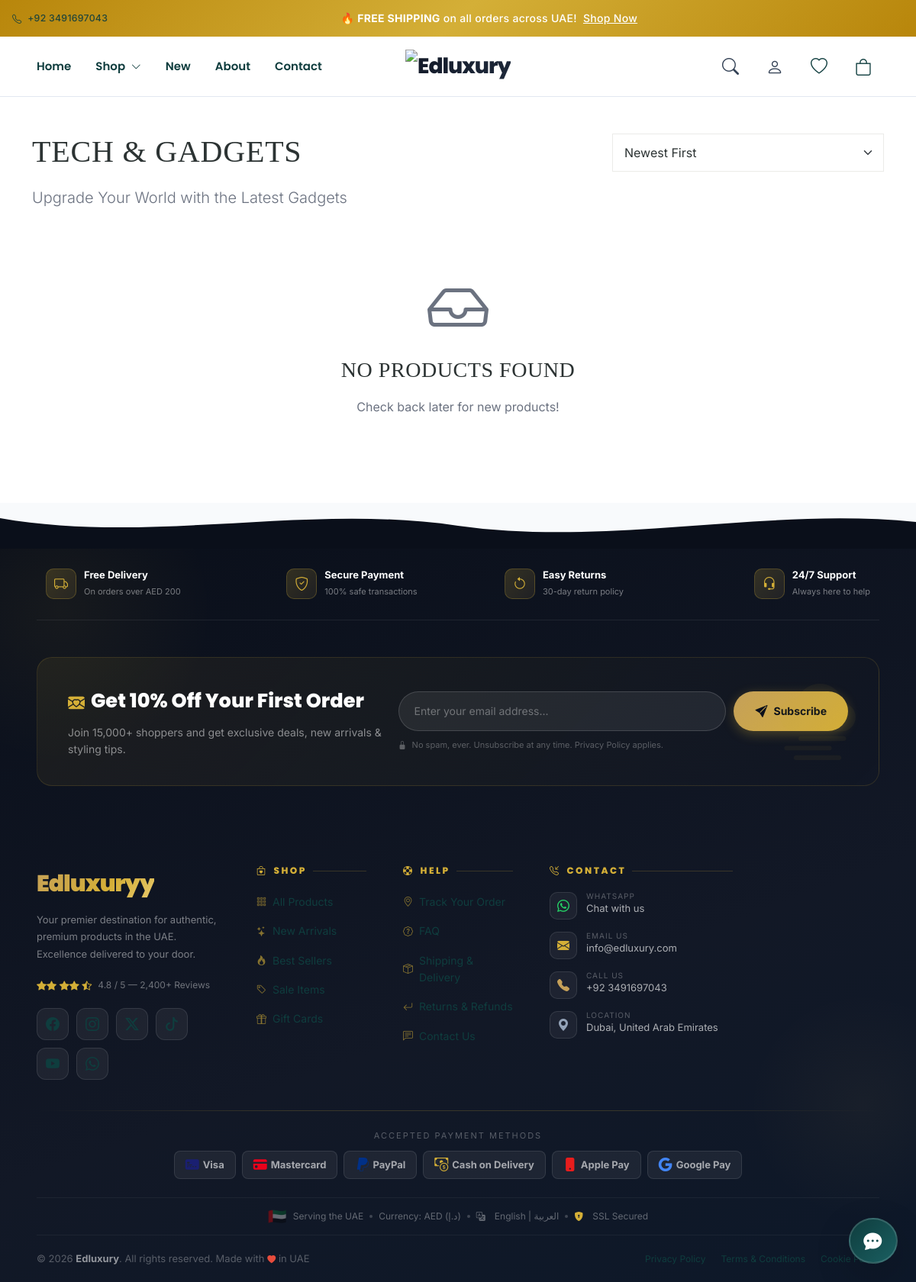
Page /collection.php?slug=tech-gadgets on the committed database.
### tables this page shows
CREATE TABLE `collections` (
  `id` int(11) UNSIGNED NOT NULL,
  `name` varchar(100) NOT NULL,
  `name_ar` varchar(255) DEFAULT NULL,
  `slug` varchar(100) NOT NULL,
  `description` text DEFAULT NULL,
  `image` varchar(255) DEFAULT NULL,
  `meta_title` varchar(200) DEFAULT NULL,
  `meta_description` text DEFAULT NULL,
  `status` enum('active','inactive') DEFAULT 'active',
  `sort_order` int(11) DEFAULT 0,
  `created_at` timestamp NOT NULL DEFAULT current_timestamp(),
  `updated_at` timestamp NOT NULL DEFAULT current_timestamp() ON UPDATE current_timestamp()
);

### includes/Helpers.php (called while the page is built, shortened)
<?php
class Helpers
{
    public static function asset($path)
    {
        return ASSETS_URL . '/' . ltrim($path, '/');
    }
}

### config/config.php (called while the page is built, shortened)
<?php
spl_autoload_register(function ($class) {
    $paths = [
        INCLUDES_PATH . '/' . $class . '.php',
        INCLUDES_PATH . '/models/' . $class . '.php',
        ADMIN_PATH . '/controllers/' . $class . '.php',
    ];
    foreach ($paths as $path) {
        if (file_exists($path)) {
            return;
        }
    }
});

### includes/Database.php (called while the page is built, shortened)
<?php
class Database
{
    private static $instance = null;
    private $connection;
    private function __construct()
    {
        try {
            $dsn = "mysql:host=" . DB_HOST . ";dbname=" . DB_NAME . ";charset=" . DB_CHARSET;
            $options = [
                PDO::ATTR_ERRMODE => PDO::ERRMODE_EXCEPTION,
                PDO::ATTR_DEFAULT_FETCH_MODE => PDO::FETCH_ASSOC,
                PDO::ATTR_EMULATE_PREPARES => false,
                PDO::MYSQL_ATTR_INIT_COMMAND => "SET NAMES " . DB_CHARSET
            ];
            $this->connection = new PDO($dsn, DB_USER, DB_PASS, $options);
        } catch (PDOException $e) {
            die("Database connection failed: " . $e->getMessage());
        }
    }
    public static function getInstance()
    {
        if (self::$instance === null) {
            self::$instance = new self();
        }
        return self::$instance;
    }
    public function query($sql, $params = [])
    {
        try {
            $stmt = $this->connection->prepare($sql);
            $stmt->execute($params);
            return $stmt;
        } catch (PDOException $e) {
            error_log("Database query error: " . $e->getMessage());
            throw $e;
        }
    }
    public function fetchOne($sql, $params = [])
    {
        $stmt = $this->query($sql, $params);
        return $stmt->fetch();
    }
}

### includes/Security.php (called while the page is built, shortened)
<?php
class Security
{
    public static function escape($string)
    {
        return htmlspecialchars($string, ENT_QUOTES, 'UTF-8');
    }
}

### collection.php (the view, shortened to what this page needs)
<?php
require_once 'config/config.php';
$slug = $_GET['slug'] ?? '';
$page = $_GET['page'] ?? 1;
$sort = $_GET['sort'] ?? 'p.created_at DESC';
$db = Database::getInstance();
$collection = $db->fetchOne("SELECT * FROM collections WHERE slug = ? AND status = 'active'", [$slug]);
require_once 'includes/header.php';
echo '<link rel="stylesheet" href="' . Helpers::asset('css/products-grid.css') . '">';
$productModel = new Product();
$productsData = $productModel->getAll([
    'collection_id' => $collection['id'],
    'sort' => $sort
], $page, 12);
?>
<div class="container my-5">
    <div class="row mb-4">
        <div class="col-md-8">
            <h1>
                <?php echo Security::escape($collection['name']); ?>
            </h1>
            <?php if ($collection['description']): ?>
                <p class="lead text-muted">
                    <?php echo Security::escape($collection['description']); ?>
                </p>
            <?php endif; ?>
        </div>
        <div class="col-md-4 <?php echo IS_RTL ? 'text-start' : 'text-end'; ?>">
            <select class="form-select" onchange="window.location.href='?slug=<?php echo $slug; ?>&sort=' + this.value">
                <option value="p.created_at DESC" <?php echo $sort === 'p.created_at DESC' ? 'selected' : ''; ?>>
                    <?php echo CURRENT_LANG === 'ar' ? 'الأحدث أولاً' : 'Newest First'; ?>
                </option>
            </select>
        </div>
    </div>
    <?php if (empty($productsData['products'])): ?>
        <div class="text-center py-5">
            <i class="bi bi-inbox" style="font-size: 80px; color: var(--text-muted);"></i>
            <h3 class="mt-4"><?php echo CURRENT_LANG === 'ar' ? 'لا توجد منتجات' : 'No products found'; ?></h3>
            <p class="text-muted">
                <?php echo CURRENT_LANG === 'ar' ? 'تفضل بزيارتنا لاحقاً لمشاهدة الجديد!' : 'Check back later for new products!'; ?>
            </p>
        </div>
    <?php endif; ?>
</div>
<?php require_once 'includes/footer.php'; ?>

### assets/css/shopify-premium.css (style rules this page uses)
:root { --sh-primary: #121826; --sh-primary-dark: #0A0F1A; --sh-primary-light: #1E293B; --sh-secondary: #2D3436; --sh-accent: #C5A059; --sh-accent-alt: #1B3B5F; --sh-gold: #D4AF37; --sh-pink: #FD79A8; --sh-success: #059669; --sh-warning: #D97706; --sh-danger: #DC2626; --sh-info: #0284C7; --sh-white: #FFFFFF; --sh-black: #0F172A; --sh-gray-50: #F8FAFC; --sh-gray-100: #F1F5F9; --sh-gray-200: #E2E8F0; --sh-gray-300: #CBD5E1; --sh-gray-400: #94A3B8; --sh-gray-500: #64748B; --sh-gray-600: #475569; --sh-gray-700: #334155; --sh-gray-800: #1E293B; --sh-gray-900: #0F172A; --sh-gradient-primary: linear-gradient(135deg, #121826 0%, #1E293B 100%); --sh-gradient-accent: linear-gradient(135deg, #C5A059 0%, #D4AF37 100%); --sh-gradient-gold: linear-gradient(135deg, #B8860B 0%, #D4AF37 50%, #B8860B 100%); --sh-gradient-dark: linear-gradient(135deg, #0F172A 0%, #1E293B 100%); --sh-gradient-hero: linear-gradient(165deg, #0A0F1A 0%, #1E293B 100%); --sh-font-display: 'Poppins', 'Segoe UI', sans-serif; --sh-font-body: 'Inter', -apple-system, BlinkMacSystemFont, sans-serif; --sh-space-xs: 0.25rem; --sh-space-sm: 0.5rem; --sh-space-md: 1rem; --sh-space-lg: 1.5rem; --sh-space-xl: 2rem; --sh-space-2xl: 3rem; --sh-space-3xl: 4rem; --sh-shadow-sm: 0 1px 3px rgba(0, 0, 0, 0.1); --sh-shadow-md: 0 4px 6px -1px rgba(0, 0, 0, 0.1), 0 2px 4px -1px rgba(0, 0, 0, 0.06); --sh-shadow-lg: 0 10px 15px -3px rgba(0, 0, 0, 0.1), 0 4px 6px -2px rgba(0, 0, 0, 0.05); --sh-shadow-xl: 0 20px 25px -5px rgba(0, 0, 0, 0.1), 0 10px 10px -5px rgba(0, 0, 0, 0.04); --sh-shadow-glow: 0 0 20px rgba(197, 160, 89, 0.2); --sh-radius-sm: 6px; --sh-radius-md: 10px; --sh-radius-lg: 14px; --sh-radius-xl: 20px; --sh-radius-full: 9999px; --sh-transition-fast: 150ms cubic-bezier(0.4, 0, 0.2, 1); --sh-transition-base: 300ms cubic-bezier(0.4, 0, 0.2, 1); --sh-transition-slow: 500ms cubic-bezier(0.4, 0, 0.2, 1); --sh-transition-bounce: 500ms cubic-bezier(0.68, -0.55, 0.265, 1.55); }
*, *::before, *::after { box-sizing: border-box; }
html { scroll-behavior: smooth; -webkit-font-smoothing: antialiased; -moz-osx-font-smoothing: grayscale; }
body.shopify-premium { font-family: var(--sh-font-body); color: var(--sh-gray-800); background: var(--sh-white); line-height: 1.6; font-size: 16px; overflow-x: hidden; }

### assets/css/main.css (style rules this page uses)
:root { --primary-color: #0F3D3E; --primary-dark: #082627; --secondary-color: #A69C63; --accent-color: #D88D5E; --body-bg: #FDFDFB; --card-bg: #FFFFFF; --text-color: #2C3333; --text-muted: #6B7280; --border-color: #EBEBE8; --input-bg: #FFFFFF; --white: #ffffff; --font-heading: 'Playfair Display', 'Cairo', serif; --font-body: 'Inter', 'Tajawal', sans-serif; --header-height: 80px; --transition-smooth: all 0.4s cubic-bezier(0.165, 0.84, 0.44, 1); --shadow-subtle: 0 4px 20px rgba(0, 0, 0, 0.04); --shadow-medium: 0 10px 30px rgba(0, 0, 0, 0.08); }
body { font-family: var(--font-body); color: var(--text-color); line-height: 1.7; background-color: #ffffff; overflow-x: hidden; text-align: left; }
.text-muted { color: var(--text-muted) !important; }
i, .bi { display: inline-block; vertical-align: middle; speak: none; font-style: normal; font-weight: normal; font-variant: normal; text-transform: none; line-height: 1; -webkit-font-smoothing: antialiased; -moz-osx-font-smoothing: grayscale; }
h1, h2, h3, h4, h5, h6 { font-family: var(--font-heading); font-weight: 500; color: var(--text-color); letter-spacing: 0.02em; margin-bottom: 1.25rem; text-transform: uppercase; }
.form-control, .form-select { background-color: var(--input-bg) !important; border: 1px solid var(--border-color) !important; color: var(--text-color) !important; height: auto; padding: 12px 15px; border-radius: var(--radius-sm); }

### assets/css/products-grid.css (style rules this page uses)
:root { --grid-gap: 20px; }

### rows in the picture
collections: name "TECH & GADGETS", description "Upgrade Your World with the Latest Gadgets"

### other values in the picture
$theme->get('contact_phone', '+971 50 000 0000') "+92 3491697043"
$theme->get('contact_email', 'info@edluxury.ae') "info@edluxury.com"
